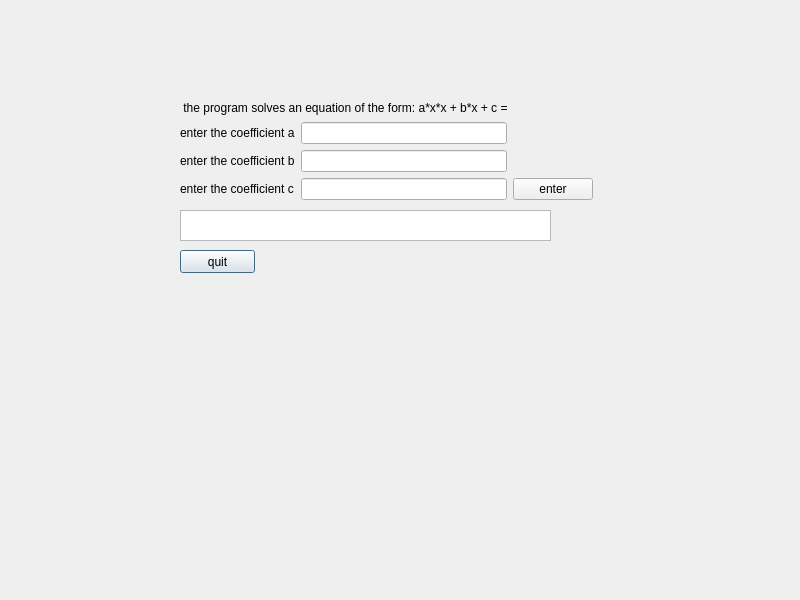
<?xml version="1.0" encoding="UTF-8"?>
<ui version="4.0">
 <class>Dialog</class>
 <widget class="QDialog" name="Dialog">
  <property name="geometry">
   <rect>
    <x>0</x>
    <y>0</y>
    <width>800</width>
    <height>600</height>
   </rect>
  </property>
  <property name="windowTitle">
   <string>Dialog</string>
  </property>
  <widget class="QTextEdit" name="textEdit">
   <property name="geometry">
    <rect>
     <x>180</x>
     <y>210</y>
     <width>371</width>
     <height>31</height>
    </rect>
   </property>
   <property name="focusPolicy">
    <enum>Qt::NoFocus</enum>
   </property>
  </widget>
  <widget class="QPushButton" name="pushButton_2">
   <property name="geometry">
    <rect>
     <x>180</x>
     <y>250</y>
     <width>75</width>
     <height>23</height>
    </rect>
   </property>
   <property name="text">
    <string>quit</string>
   </property>
  </widget>
  <widget class="QWidget" name="layoutWidget">
   <property name="geometry">
    <rect>
     <x>180</x>
     <y>100</y>
     <width>413</width>
     <height>100</height>
    </rect>
   </property>
   <layout class="QGridLayout" name="gridLayout">
    <item row="0" column="0" colspan="2">
     <widget class="QLabel" name="label_4">
      <property name="text">
       <string> the program solves an equation of the form: a*x*x + b*x + c = 0</string>
      </property>
     </widget>
    </item>
    <item row="1" column="0">
     <widget class="QLabel" name="label">
      <property name="text">
       <string>enter the coefficient a</string>
      </property>
     </widget>
    </item>
    <item row="1" column="1">
     <widget class="QLineEdit" name="lineEdit"/>
    </item>
    <item row="2" column="0">
     <widget class="QLabel" name="label_2">
      <property name="text">
       <string>enter the coefficient b</string>
      </property>
     </widget>
    </item>
    <item row="2" column="1">
     <widget class="QLineEdit" name="lineEdit_2"/>
    </item>
    <item row="3" column="0">
     <widget class="QLabel" name="label_3">
      <property name="text">
       <string>enter the coefficient c</string>
      </property>
     </widget>
    </item>
    <item row="3" column="1">
     <widget class="QLineEdit" name="lineEdit_3"/>
    </item>
    <item row="3" column="2">
     <widget class="QPushButton" name="pushButton">
      <property name="text">
       <string>enter</string>
      </property>
     </widget>
    </item>
   </layout>
  </widget>
 </widget>
 <tabstops>
  <tabstop>lineEdit</tabstop>
  <tabstop>lineEdit_2</tabstop>
  <tabstop>lineEdit_3</tabstop>
  <tabstop>pushButton</tabstop>
 </tabstops>
 <resources/>
 <connections/>
</ui>
